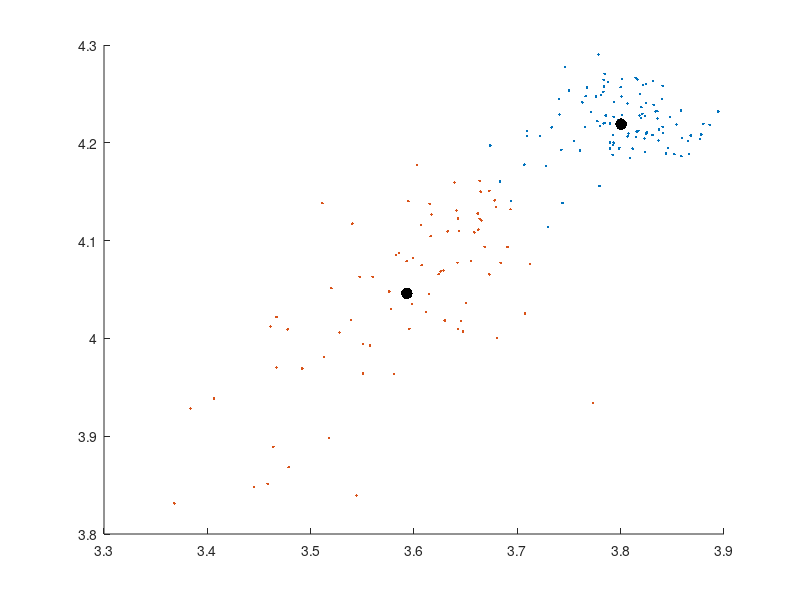

The MATLAB script that drew this image:
data = load('dataset3.txt');
k=2;
[label,center]= kmeans(data,k,10,1,5);
figure;
hold on ;
for i = 1:k
    ind = find(label == i);
    class = data(ind(:),:);
    plot(class(:,1),class(:,2),'.');
end
plot(center(:,1),center(:,2),'k.','markersize',25);